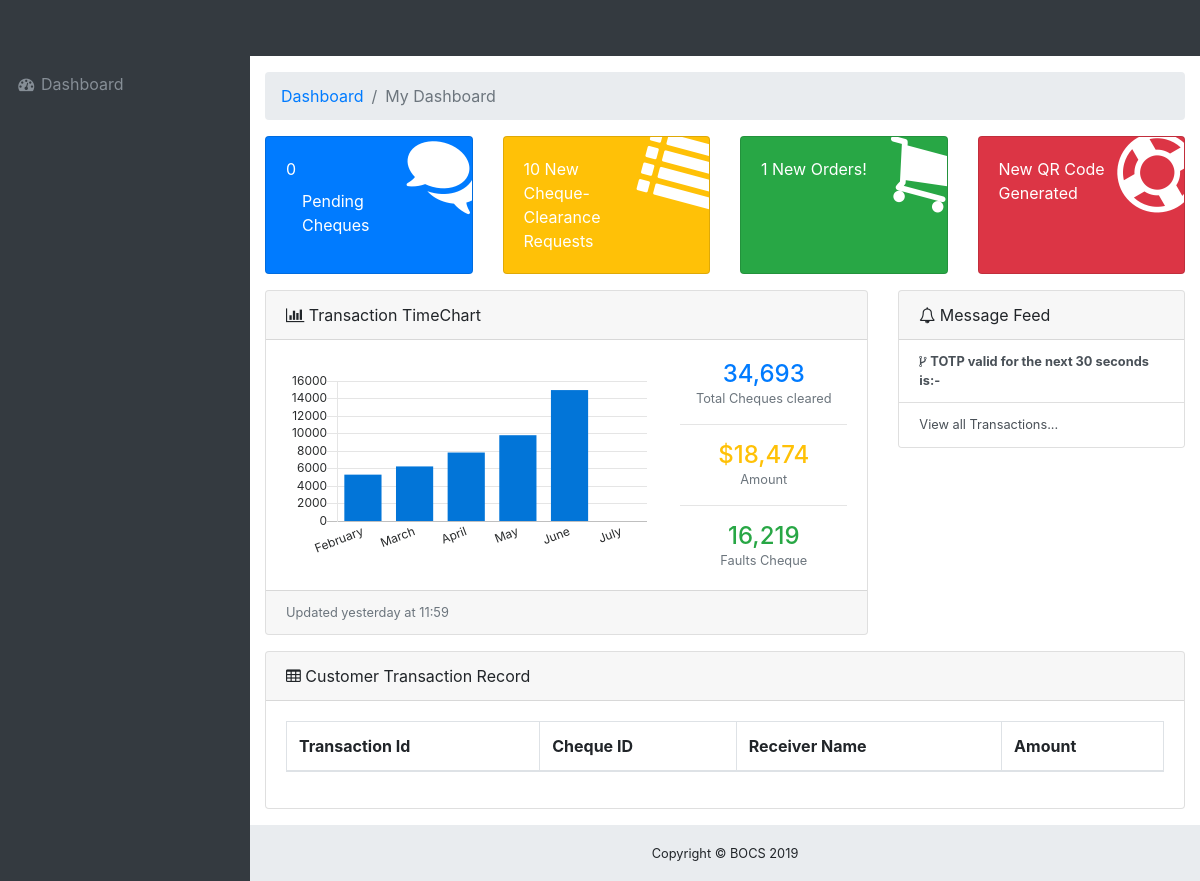
Page /dashboard on the earlier database version.
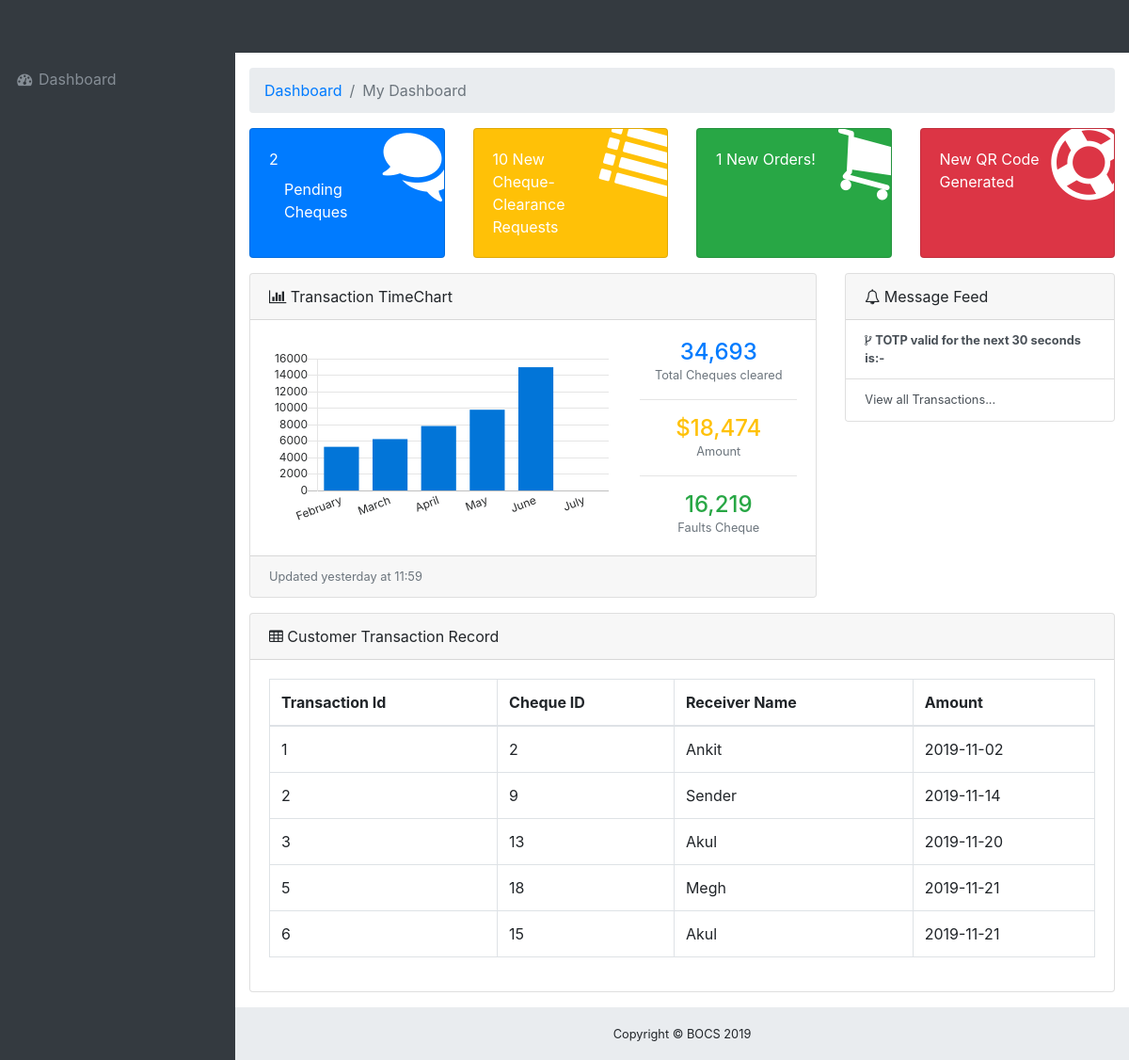
Same page on the later database version.
### tables this page shows
CREATE TABLE sent_cheque(
		trans_id integer primary key,
		qr_id integer not null,
		sender_name text not null,
		receiver_name text not null,
		dated text not null,
		amount integer not null,
		sent_to_bank integer not null,
		FOREIGN KEY(receiver_name) REFERENCES client(full_name),
		FOREIGN KEY(qr_id) REFERENCES user_qr(qr_id),
		FOREIGN KEY(sender_name) REFERENCES client(full_name)
		);

### flask_app.py (the view)
@app.route('/dashboard')
def dashboard():
    try:
        cur=get_db().cursor()
        cur.execute('select * from sent_cheque where sent_to_bank=2')
        c=cur.fetchall()
        cur.execute('select * from sent_cheque where sent_to_bank=1')
        d=cur.fetchall()
        return render_template('dashboard.html',cheque_list=c,status=len(d))
    except:
        c=[]
        return render_template('dashboard.html',cheque_list=c,status=len(c))

### flask_app.py (called while the page is built)
def get_db():
    db = getattr(g, '_database', None)
    if db is None:
        db = g._database = sqlite3.connect(DATABASE)
    return db

@app.teardown_appcontext
def close_connection(exception):
    db = getattr(g, '_database', None)
    if db is not None:
        db.close()

### templates/dashboard.html (shortened to what this page needs)
<!DOCTYPE html>
<html lang="en">
<head>
  <link rel="stylesheet" href="https://maxcdn.bootstrapcdn.com/bootstrap/4.0.0/css/bootstrap.min.css">
  <link href="https://cdnjs.cloudflare.com/ajax/libs/font-awesome/4.7.0/css/font-awesome.min.css" rel="stylesheet" type="text/css">
  <link href="https://cdn.datatables.net/1.10.16/css/dataTables.bootstrap4.min.css" rel="stylesheet">
  <link href="{{ url_for('static', filename='css/sb-admin.css') }}" rel="stylesheet">
</head>
<body class="fixed-nav sticky-footer bg-dark" id="page-top">
  <nav class="navbar navbar-expand-lg navbar-dark bg-dark fixed-top" id="mainNav">
    <div class="collapse navbar-collapse" id="navbarResponsive">
      <ul class="navbar-nav navbar-sidenav" id="exampleAccordion">
        <li class="nav-item" data-toggle="tooltip" data-placement="right" title="Dashboard">
          <a class="nav-link" href="/dashboard">
            <i class="fa fa-fw fa-dashboard"></i>
            <span class="nav-link-text">Dashboard</span>
          </a>
        </li>
      </ul>
    </div>
  </nav>
  <div class="content-wrapper">
    <div class="container-fluid">
      <ol class="breadcrumb">
        <li class="breadcrumb-item">
          <a href="#">Dashboard</a>
        </li>
        <li class="breadcrumb-item active">My Dashboard</li>
      </ol>
      <div class="row">
        <div class="col-xl-3 col-sm-6 mb-3">
          <div class="card text-white bg-primary o-hidden h-100">
            <div class="card-body">
              <div class="card-body-icon">
                <i class="fa fa-fw fa-comments"></i>
              </div>
              <div class="mr-5"><span id="message-count">{{status}}</span>
              <a class="nav-link" href="/pending">
              <span style="color:white;">Pending Cheques</span>
              </a></div>
            </div>
          </div>
        </div>
        <div class="col-xl-3 col-sm-6 mb-3">
          <div class="card text-white bg-warning o-hidden h-100">
            <div class="card-body">
              <div class="card-body-icon">
                <i class="fa fa-fw fa-list"></i>
              </div>
              <div class="mr-5"> 10 New Cheque-Clearance Requests</div>
            </div>
          </div>
        </div>
        <div class="col-xl-3 col-sm-6 mb-3">
          <div class="card text-white bg-success o-hidden h-100">
            <div class="card-body">
              <div class="card-body-icon">
                <i class="fa fa-fw fa-shopping-cart"></i>
              </div>
              <div class="mr-5"><span id="order-count">1</span> New Orders!</div>
            </div>
          </div>
        </div>
        <div class="col-xl-3 col-sm-6 mb-3">
          <div class="card text-white bg-danger o-hidden h-100">
            <div class="card-body">
              <div class="card-body-icon">
                <i class="fa fa-fw fa-support"></i>
              </div>
              <div class="mr-5"> New QR Code Generated</div>
            </div>
          </div>
        </div>
      </div>
      <div class="row">
        <div class="col-lg-8">
          <div class="card mb-3">
            <div class="card-header">
              <i class="fa fa-bar-chart"></i> Transaction TimeChart</div>
            <div class="card-body">
              <div class="row">
                <div class="col-sm-8 my-auto">
                  <canvas id="myBarChart" width="100" height="50"></canvas>
                </div>
                <div class="col-sm-4 text-center my-auto">
                  <div class="h4 mb-0 text-primary">34,693</div>
                  <div class="small text-muted">Total Cheques cleared</div>
                  <hr>
                  <div class="h4 mb-0 text-warning">$18,474</div>
                  <div class="small text-muted">Amount</div>
                  <hr>
                  <div class="h4 mb-0 text-success">16,219</div>
                  <div class="small text-muted">Faults Cheque</div>
                </div>
              </div>
            </div>
            <div class="card-footer small text-muted">Updated yesterday at 11:59</div>
          </div>
        </div>
        <div class="col-lg-4">
          <div class="card mb-3">
            <div class="card-header">
              <i class="fa fa-bell-o"></i> Message Feed</div>
            <div class="list-group list-group-flush small">
              <div id="message-box">
                <a class="list-group-item list-group-item-action" href="#">
                  <div class="media">
                    <div class="media-body">
                      <i class="fa fa-code-fork"></i>
                      <strong>TOTP valid for the next 30 seconds is:- </strong>
                    </div>
                  </div>
                </a>
              </div>
              <a class="list-group-item list-group-item-action" href="#">View all Transactions...</a>
            </div>
          </div>
        </div>
      </div>
      <div class="card mb-3">
        <div class="card-header">
          <i class="fa fa-table"></i> Customer Transaction Record</div>
        <div class="card-body">
          <div>
            <table class="table table-bordered" id="dataTable" width="100%" cellspacing="0">
              <thead>
                <tr>
                  <th>Transaction Id</th>
                  <th>Cheque ID</th>
                  <th>Receiver Name</th>
                  <th>Amount</th>
                </tr>
              </thead>
              <tbody id="customer-table">
              {% if status!=0 %}
              {% for i in cheque_list %}
              <tr>
                  <td>{{i[0]}}</td>
                  <td>{{i[1]}}</td>
                  <td>{{i[3]}}</td>
                  <td>{{i[4]}}</td>
              </tr>
              {% endfor %}
              {% endif %}
              </tbody>
            </table>
          </div>
        </div>
      </div>
    </div>
    <footer class="sticky-footer">
      <div class="container">
        <div class="text-center">
          <small>Copyright © BOCS 2019</small>
        </div>
      </div>
    </footer>
  </div>
</body>
</html>

### static/css/sb-admin.css (style rules this page uses)
html { position: relative; min-height: 100%; }
body { overflow-x: hidden; }
body.sticky-footer { margin-bottom: 56px; }
body.sticky-footer .content-wrapper { min-height: calc(100vh - 56px - 56px); }
body.fixed-nav { padding-top: 56px; }
.content-wrapper { min-height: calc(100vh - 56px); padding-top: 1rem; }
.o-hidden { overflow: hidden !important; }
#mainNav .navbar-collapse { overflow: auto; max-height: 75vh; }
#mainNav .navbar-collapse .navbar-nav .nav-item .nav-link { cursor: pointer; }
@media (min-width: 992px) { #mainNav .navbar-collapse { overflow: visible; max-height: none; } }
@media (min-width: 992px) { #mainNav .navbar-collapse .navbar-sidenav { position: absolute; top: 0; left: 0; -webkit-flex-direction: column; -ms-flex-direction: column; flex-direction: column; margin-top: 56px; } }
@media (min-width: 992px) { #mainNav .navbar-collapse .navbar-sidenav > .nav-item { width: 250px; padding: 0; } }
@media (min-width: 992px) { #mainNav .navbar-collapse .navbar-sidenav > .nav-item > .nav-link { padding: 1em; } }
@media (min-width: 992px) { #mainNav.fixed-top .navbar-sidenav { height: calc(100vh - 112px); } }
.content-wrapper { overflow-x: hidden; background: white; }
@media (min-width: 992px) { .content-wrapper { margin-left: 250px; } }
#mainNav.navbar-dark .navbar-collapse .navbar-sidenav > .nav-item > .nav-link { color: #868e96; }
@media (min-width: 992px) { #mainNav.navbar-dark .navbar-collapse .navbar-sidenav { background: #343a40; } }
.card-body-icon { position: absolute; z-index: 0; top: -25px; right: -25px; font-size: 5rem; -webkit-transform: rotate(15deg); -ms-transform: rotate(15deg); transform: rotate(15deg); }
footer.sticky-footer { position: absolute; right: 0; bottom: 0; width: 100%; height: 56px; background-color: #e9ecef; line-height: 55px; }
@media (min-width: 992px) { footer.sticky-footer { width: calc(100% - 250px); } }

Differences in the rows shown:
now on this page (row unchanged): sent_cheque: trans_id "1", qr "2", receiver_name "Ankit", dated "2019-11-02"
now on this page (row unchanged): sent_cheque: trans_id "2", qr "9", receiver_name "Sender", dated "2019-11-14"
now on this page (row unchanged): sent_cheque: trans_id "3", qr "13", receiver_name "Akul", dated "2019-11-20"
added sent_cheque: trans_id "5", qr "18", receiver_name "Megh", dated "2019-11-21"
added sent_cheque: trans_id "6", qr "15", receiver_name "Akul", dated "2019-11-21"
Other differences:
{{ status }}: "0" → "2"
